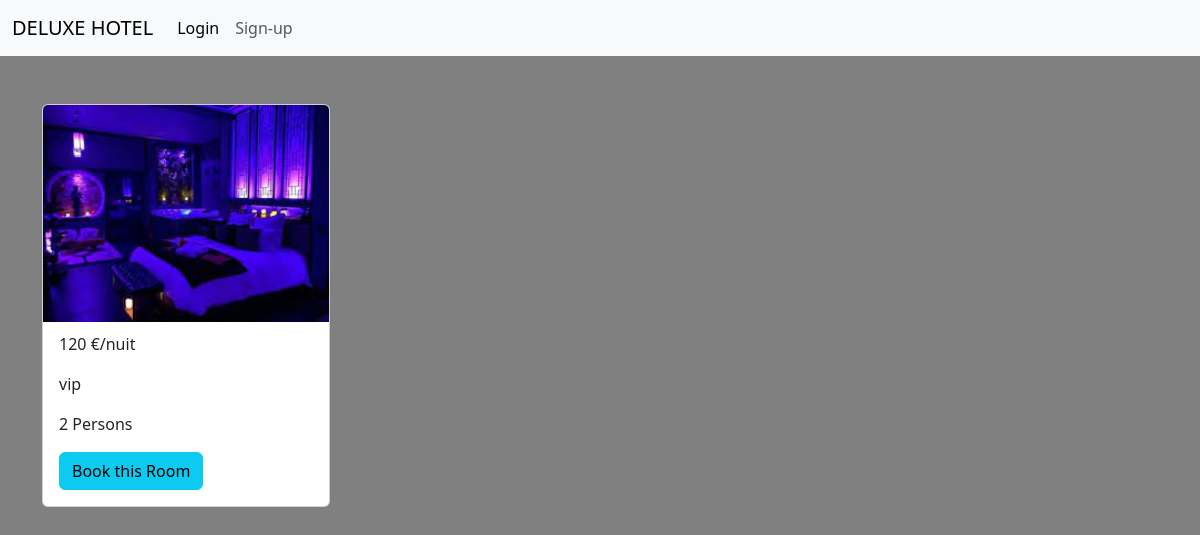
The app's page /hotel/index.php with its own data.
### tables this page shows
CREATE TABLE `rooms` (
  `id_room` int(11) NOT NULL,
  `room_number` int(11) NOT NULL,
  `price` double NOT NULL,
  `room_img` varchar(500) NOT NULL,
  `persons` int(11) NOT NULL,
  `category` enum('classic','vip') NOT NULL,
  `room_stats` enum('available','unavailable') NOT NULL DEFAULT 'available',
  `hotel_id` int(11) NOT NULL
);

### hotel/model/functions.php (called while the page is built, shortened)
<?php
function roomlist(){
    $db = dbConnexion();
    $request = $db->prepare("SELECT * FROM rooms");
    $roomlist = null;
    try{
        $request->execute();
        $roomlist = $request->fetchAll(PDO::FETCH_ASSOC);
    }catch(PDOException $e){
        $e->getMessage();
    }
    return $roomlist;
}

### hotel/index.php (the view)
<?php
include_once "./inc/header.php";
include_once "./model/functions.php";
$listRoom = roomlist();
?>
<div class="container d-flex flex-wrap">
    <?php foreach($listRoom as $room){ ?>
        <div class="card" style="width: 18rem;">
        <div class="img_room">
            <img src="assets/img/<?= $room['room_img']; ?>" class="card-img-top" alt="...">
        </div>
            <div class="card-body top">
              <p class="card-text"><?= $room['price']; ?> €/nuit</p>
              <p class="card-text"><?= $room['category']; ?></p>
              <p class="card-text"><?= $room['persons']; ?> Persons</p>
              <a class="btn btn-info" href="booking.php?room=<?= $room['id_room']; ?>&price=<?= $room['price']; ?>">Book this Room</a>
            </div>
        </div>
    <?php } ?>
</div>
<?php include_once "./inc/footer.php"?>

### hotel/assets/css/style.css (style rules this page uses)
.img_room { width: 286; height: 196px; }
.top { margin-top: 15px; }

### records on screen
rooms: room_img (picture), price "120", category "vip", persons "2"
